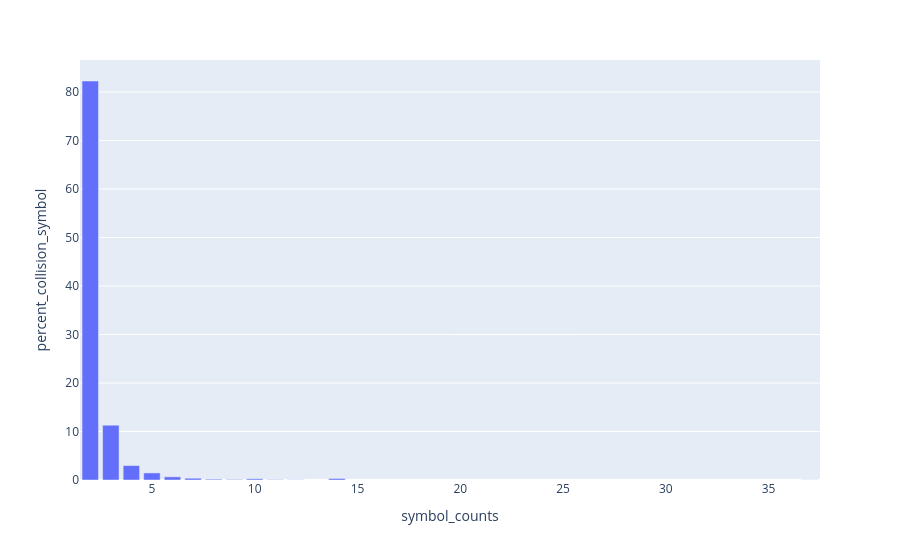

Here is the notebook cell this chart was saved with:
### Code cell
create_ambiguous_symbol_histogram(ncbi_ambiguous_symbol_counts, "NCBI", ncbi_ambiguous_symbol_set_count)

### Figure 1 — Plotly figure (JSON) as saved in the notebook; plotly's stock layout.template omitted (floating-point values rounded to 4 significant figures)
{"data": [{"alignmentgroup": "True", "hovertemplate": "symbol_counts=%{x}<br>percent_collision_symbol=%{y}<extra></extra>", "legendgroup": "", "marker": {"color": "#636efa", "pattern": {"shape": ""}}, "name": "", "offsetgroup": "", "orientation": "v", "showlegend": false, "textposition": "auto", "type": "bar", "x": [2, 3, 4, 5, 6, 7, 8, 9, 10, 11, 12, 14, 37], "xaxis": "x", "y": [82.29, 11.31, 2.976, 1.457, 0.6568, 0.3695, 0.1642, 0.1026, 0.2463, 0.06158, 0.04105, 0.3079, 0.02053], "yaxis": "y"}], "layout": {"barmode": "relative", "legend": {"tracegroupgap": 0}, "margin": {"t": 60}, "xaxis": {"anchor": "y", "domain": [0, 1], "title": {"text": "symbol_counts"}}, "yaxis": {"anchor": "x", "domain": [0, 1], "title": {"text": "percent_collision_symbol"}}}}
